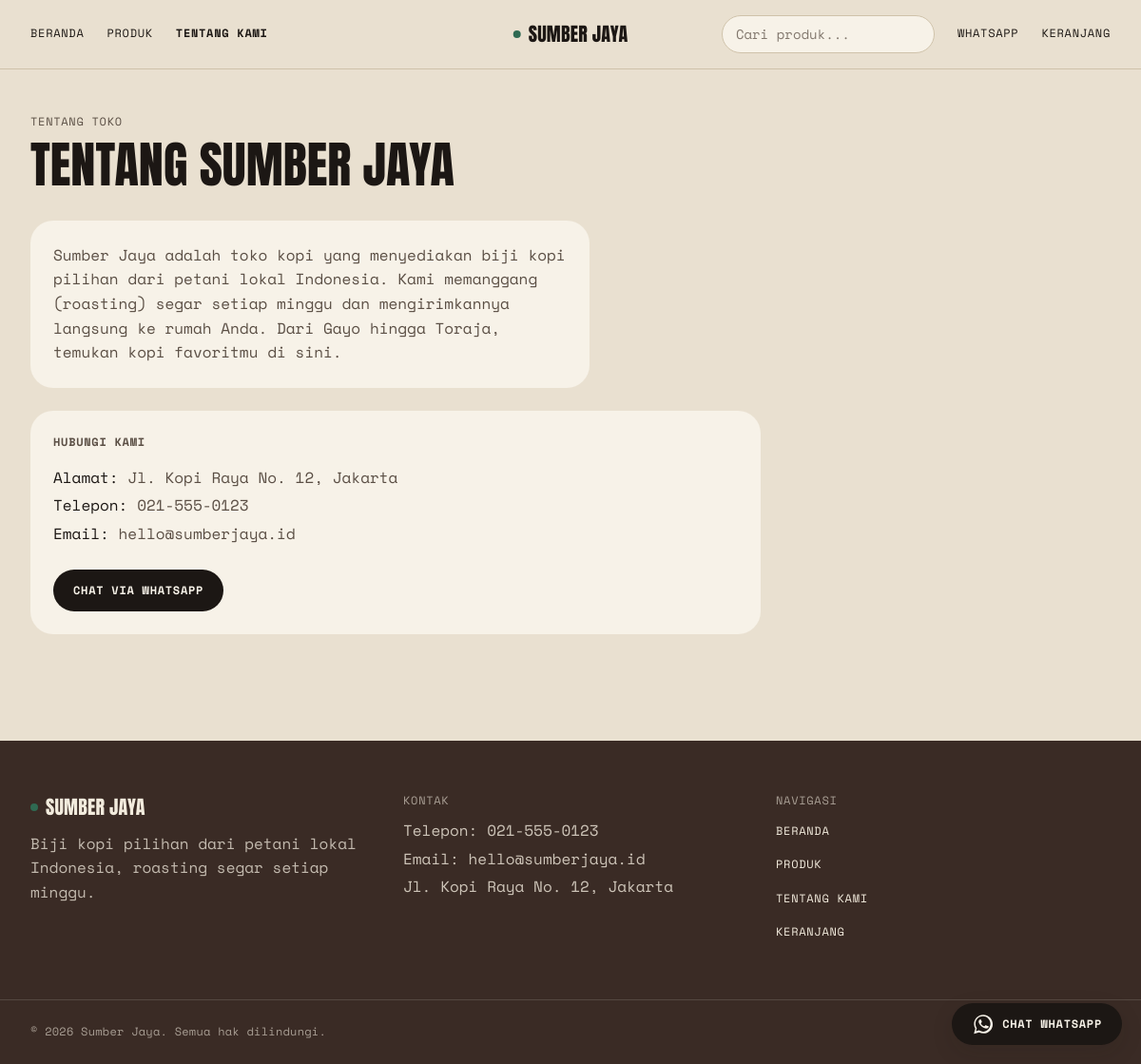
The app's page /index.php/about with its own data.
### tables this page shows
CREATE TABLE IF NOT EXISTS `settings` (
  `id`              TINYINT UNSIGNED NOT NULL DEFAULT 1,
  `store_name`      VARCHAR(100) NOT NULL DEFAULT 'Sumber Jaya',
  `whatsapp_number` VARCHAR(30) NOT NULL DEFAULT '6281234567890',  
  `phone`           VARCHAR(30) NULL DEFAULT NULL,
  `address`         VARCHAR(255) NULL DEFAULT NULL,
  `email`           VARCHAR(100) NULL DEFAULT NULL,
  `about_text`      TEXT NULL,
  PRIMARY KEY (`id`)
);

### application/core/MY_Controller.php (called while the page is built, shortened)
<?php
class MY_Controller extends CI_Controller {
	public function __construct()
	{
		$this->storeData = $this->Setting_model->getRow();
	}
}
class Public_Controller extends MY_Controller {
	public function __construct()
	{
		parent::__construct();
		$this->load->model(array('Category_model', 'Product_model', 'PageView_model'));
		$this->load->library('cart_lib');
	}
	protected function render($view, $data = array())
	{
		$data = array_merge(array(
			'store'          => $this->storeData,
			'navCategories'  => $this->Category_model->getAll(),
			'cartCount'      => $this->cart_lib->count(),
			'pageTitle'      => '',
		), $data);
		$this->load->view('layout/header', $data);
		$this->load->view($view, $data);
		$this->load->view('layout/footer', $data);
	}
}

### application/controllers/About.php (called while the page is built, shortened)
<?php
class About extends Public_Controller {
	public function index()
	{
		$this->render('about', array('pageTitle' => 'Tentang Kami'));
	}
}

### index.php (called while the page is built, shortened)
<?php
require_once BASEPATH.'core/CodeIgniter.php';

### application/helpers/app_helper.php (called while the page is built, shortened)
<?php
	if ( ! function_exists('esc'))
{
	function esc($value, $context = 'html')
	{
		$value = html_escape($value);
		if ($context === 'attr')
		{
			$value = str_replace("'", '&#39;', $value);
		}
		return $value;
	}
}

### application/models/Setting_model.php (called while the page is built, shortened)
<?php
class Setting_model extends CI_Model {
	public function getRow()
	{
		$row = $this->db->where('id', 1)->get('settings')->row_array();
		if ($row)
		{
			return $row;
		}
		return array(
			'store_name'      => 'Sumber Jaya',
			'whatsapp_number' => '',
			'phone'           => '',
			'address'         => '',
			'email'           => '',
			'about_text'      => '',
		);
	}
}

### application/views/about.php (the view, shortened to what this page needs)
<div class="max-w-3xl">
	<p class="ds-label mb-3 text-ds-ink-soft">Tentang toko</p>
	<h1 class="ds-display-lg mb-8">Tentang <?= esc($store['store_name']) ?></h1>
	<?php if ( ! empty($store['about_text'])): ?>
		<div class="ds-panel ds-body mb-6 max-w-[60ch] text-ds-ink-soft">
			<?= nl2br(esc($store['about_text'])) ?>
		</div>
	<?php else: ?>
		<div class="ds-panel mb-6 text-ds-ink-soft">Deskripsi toko belum diisi oleh admin.</div>
	<?php endif; ?>
	<?php if ( ! empty($store['address']) OR ! empty($store['phone']) OR ! empty($store['email'])): ?>
		<div class="ds-panel">
			<h2 class="ds-panel-title mb-4">Hubungi Kami</h2>
			<ul class="ds-body space-y-1 text-ds-ink-soft">
				<?php if ( ! empty($store['address'])): ?>
					<li><span class="text-ds-ink">Alamat:</span> <?= esc($store['address']) ?></li>
				<?php endif; ?>
				<?php if ( ! empty($store['phone'])): ?>
					<li><span class="text-ds-ink">Telepon:</span> <?= esc($store['phone']) ?></li>
				<?php endif; ?>
				<?php if ( ! empty($store['email'])): ?>
					<li><span class="text-ds-ink">Email:</span> <?= esc($store['email']) ?></li>
				<?php endif; ?>
			</ul>
			<?php if ( ! empty($store['whatsapp_number'])): ?>
				<a href="https://wa.me/<?= esc(rawurlencode($store['whatsapp_number']), 'attr') ?>" target="_blank" rel="noopener noreferrer"
				   class="ds-btn ds-btn--primary mt-6">
					Chat via WhatsApp
				</a>
			<?php endif; ?>
		</div>
	<?php endif; ?>
</div>

### application/views/layout/header.php (shortened to what this page needs)
<!DOCTYPE html>
<html lang="id">
<head>
	<script src="https://cdn.tailwindcss.com"></script>
	<script src="<?= base_url('assets/js/ds-tailwind-config.js') ?>"></script>
	<link rel="stylesheet" href="<?= base_url('assets/css/design-system.css') ?>">
</head>
<body class="flex min-h-screen flex-col">
<?php
$seg1    = (string) $this->uri->segment(1);
$isHome  = ($seg1 === '' OR $seg1 === 'home' OR $seg1 === 'index');
$waLink  = 'https://wa.me/'.rawurlencode((string) $store['whatsapp_number']);
$waText  = rawurlencode('Halo '.$store['store_name'].', saya ingin bertanya tentang produk.');
?>
<header class="sticky top-0 z-40 border-b border-ds-line bg-ds-page/90 backdrop-blur">
	<div class="mx-auto max-w-container px-4 md:px-6 xl:px-8">
		<div class="relative flex h-14 items-center justify-between gap-3 lg:h-[72px]">
			<nav class="hidden flex-1 items-center gap-6 lg:flex" aria-label="Navigasi utama">
				<a href="<?= site_url() ?>" class="ds-nav-link" <?= $isHome ? 'aria-current="page"' : '' ?>>Beranda</a>
				<a href="<?= site_url('products') ?>" class="ds-nav-link" <?= ($seg1 === 'products') ? 'aria-current="page"' : '' ?>>Produk</a>
				<a href="<?= site_url('about') ?>" class="ds-nav-link" <?= ($seg1 === 'about') ? 'aria-current="page"' : '' ?>>Tentang Kami</a>
			</nav>
			<div class="flex flex-1 items-center justify-end gap-3 lg:gap-6">
				<form action="<?= site_url('products') ?>" method="get" class="hidden lg:block" role="search">
					<input type="search" id="nav-search" name="q" maxlength="100" placeholder="Cari produk..."
					       value="<?= esc((string) $this->input->get('q', TRUE), 'attr') ?>"
					       class="ds-input ds-input--sm w-44 xl:w-56">
				</form>
				<?php if ( ! empty($store['whatsapp_number'])): ?>
					<a href="<?= esc($waLink.'?'.$waText, 'attr') ?>" target="_blank" rel="noopener noreferrer" class="ds-nav-link hidden lg:inline-flex">
						WhatsApp
					</a>
				<?php endif; ?>
				<a href="<?= site_url('cart') ?>" class="ds-nav-link" aria-label="Keranjang<?= $cartCount > 0 ? ', '.(int) $cartCount.' item' : ', kosong' ?>">
					<span class="hidden lg:inline">Keranjang<?= $cartCount > 0 ? ' ('.(int) $cartCount.')' : '' ?></span>
				</a>
			</div>
			<a href="<?= site_url() ?>" class="ds-logo absolute left-1/2 hidden -translate-x-1/2 lg:inline-flex">
				<span class="ds-logo__dot" aria-hidden="true"></span>
				<span><?= esc($store['store_name']) ?></span>
			</a>
		</div>
	</div>
</header>
<main class="flex-1">
	<div class="mx-auto max-w-container px-4 py-8 md:px-6 md:py-12 xl:px-8">

### application/views/layout/footer.php (shortened to what this page needs)
	</div>
</main>
<footer class="relative mt-12 overflow-hidden bg-ds-frame text-ds-on-forest md:mt-16">
	<div class="mx-auto max-w-container px-4 py-10 md:px-6 md:py-14 xl:px-8">
		<div class="grid gap-8 md:grid-cols-3 md:gap-10">
			<div>
				<a href="<?= site_url() ?>" class="ds-logo mb-4 inline-flex">
					<span class="ds-logo__dot" aria-hidden="true"></span>
					<span><?= esc($store['store_name']) ?></span>
				</a>
				<p class="ds-body ds-measure text-ds-on-forest/75">
					Biji kopi pilihan dari petani lokal Indonesia, roasting segar setiap minggu.
				</p>
			</div>
			<div>
				<p class="ds-label mb-3 text-ds-on-forest/60">Kontak</p>
				<ul class="ds-body space-y-1 text-ds-on-forest/80">
					<?php if ( ! empty($store['phone'])): ?>
						<li>Telepon: <?= esc($store['phone']) ?></li>
					<?php endif; ?>
					<?php if ( ! empty($store['email'])): ?>
						<li>Email: <?= esc($store['email']) ?></li>
					<?php endif; ?>
					<?php if ( ! empty($store['address'])): ?>
						<li><?= esc($store['address']) ?></li>
					<?php endif; ?>
				</ul>
			</div>
			<div>
				<p class="ds-label mb-3 text-ds-on-forest/60">Navigasi</p>
				<nav class="flex flex-col items-start gap-2" aria-label="Navigasi footer">
					<a href="<?= site_url() ?>" class="ds-nav-link ds-nav-link--light">Beranda</a>
					<a href="<?= site_url('products') ?>" class="ds-nav-link ds-nav-link--light">Produk</a>
					<a href="<?= site_url('about') ?>" class="ds-nav-link ds-nav-link--light">Tentang Kami</a>
					<a href="<?= site_url('cart') ?>" class="ds-nav-link ds-nav-link--light">Keranjang</a>
				</nav>
			</div>
		</div>
	</div>
	<div class="border-t border-ds-on-forest/15">
		<div class="mx-auto flex max-w-container flex-col gap-2 px-4 py-5 text-ds-on-forest/60 md:flex-row md:items-center md:justify-between md:px-6 xl:px-8">
			<p class="ds-caption">
				&copy; <?= date('Y') ?> <?= esc($store['store_name']) ?>. Semua hak dilindungi.
			</p>
			<a href="<?= site_url('admin/login') ?>" class="ds-nav-link ds-nav-link--light">Login Admin</a>
		</div>
	</div>
</footer>
<?php if ( ! empty($store['whatsapp_number'])): ?>
<a href="https://wa.me/<?= esc($store['whatsapp_number'], 'attr') ?>?text=<?= rawurlencode('Halo '.$store['store_name'].', saya ingin bertanya tentang produk.') ?>"
   target="_blank" rel="noopener"
   aria-label="Chat WhatsApp dengan <?= esc($store['store_name'], 'attr') ?>"
   class="ds-btn ds-btn--primary fixed bottom-5 right-5 z-50 h-14 w-14 !px-0 shadow-ds-md sm:h-auto sm:w-auto sm:!px-5">
	<span class="hidden sm:inline">Chat WhatsApp</span>
</a>
<?php endif ?>
</body>
</html>

### records on screen
settings: store_name "SUMBER JAYA", about_text "Sumber Jaya adalah toko kopi yang menyediakan biji kopi pilihan dari petani lokal Indonesia. Kami memanggang (roasting) segar setiap minggu dan mengirimkannya langsung ke rumah Anda. Dari Gayo hingga Toraja, temukan kopi favoritmu di sini.", address "Jl. Kopi Raya No. 12, Jakarta", phone "021-555-0123", email "hello@sumberjaya.id", store_name "Sumber Jaya"
